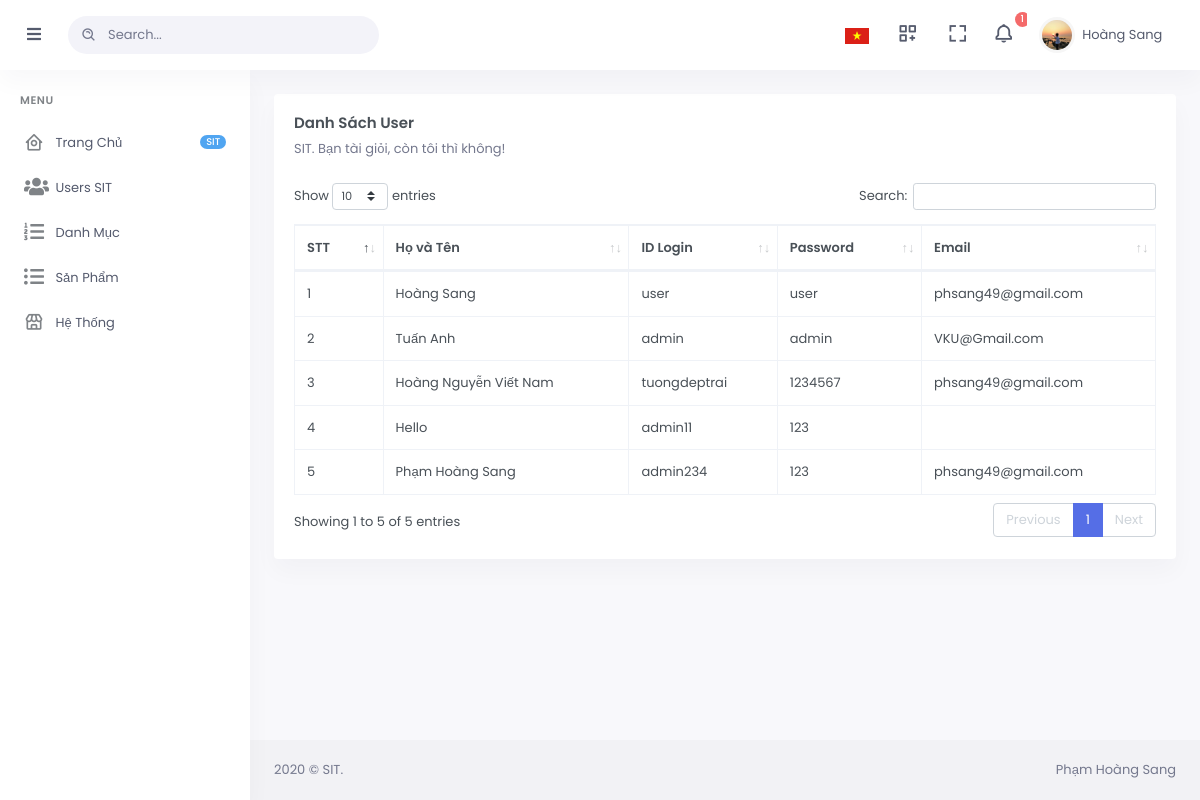
Page /user-dashboard.php (signed in) on the committed database.
### tables this page shows
CREATE TABLE `users` (
  `id` int(11) NOT NULL,
  `username` varchar(45) NOT NULL,
  `password` varchar(45) NOT NULL,
  `email` varchar(45) NOT NULL,
  `date` datetime NOT NULL DEFAULT current_timestamp(),
  `name` varchar(45) DEFAULT NULL,
  `phone` varchar(12) NOT NULL,
  `address` varchar(5000) NOT NULL
);

### user-dashboard.php (the view, shortened to what this page needs)
<?php
include("header-dashboard.php");
?>
    <div id="layout-wrapper">
        <div class="main-content">
            <div class="page-content">
                <div class="container-fluid">
                    <div class="row">
                        <div class="col-12">
                            <div class="card">
                                <div class="card-body">
                                    <h4 class="card-title">Danh Sách User</h4>
                                    <p class="card-title-desc">SIT. Bạn tài giỏi, còn tôi thì không!</p>
                                    <table id="datatable" class="table table-bordered dt-responsive nowrap" style="border-collapse: collapse; border-spacing: 0; width: 100%;">
                                    <thead>
                                        <tr>
                                            <th scope="col">STT</th>
                                            <th scope="col">Họ và Tên</th>
                                            <th scope="col">ID Login</th>
                                            <th scope="col">Password</th>
                                            <th scope="col">Email</th>
                                        </tr>
                                    </thead>
                                    <tbody>
                                    <?php
                                        $sql = "SELECT * FROM users";
                                        $ketqua =mysqli_query($conn, $sql);
                                        $stt= 1;
                                        while ($row = mysqli_fetch_assoc($ketqua)){
                                            echo "<tr>";
                                            echo '<td>'.$stt.'</td>';
                                            echo "<td>".$row['name']."</td>";
                                            echo "<td>".$row['username']."</td>";
                                            echo "<td>".$row['password']."</td>";
                                            echo "<td>".$row['email']."</td>";
                                            echo "</tr>";
                                            $stt++;
                                        }
                                    ?>
                                    </tbody>
                                    </table>
                                </div>
                            </div>
                        </div>
                    </div>
                </div>
            </div>
        </div>
    </div>
<?php
include("footeradmin.php");
?>

### header-dashboard.php (shortened to what this page needs)
<?php
    include("Connect.php");
    $admin = $_SESSION['adminname'];
    $rsname = "SELECT * FROM `admin` WHERE user= '$admin'";
    $resname =mysqli_query($conn, $rsname);
    $profile = mysqli_fetch_assoc($resname);
?>
<!doctype html>
<html lang="en">
<head>
    <link href="assets/libs/datatables.net-bs4/css/dataTables.bootstrap4.min.css" rel="stylesheet" type="text/css">
    <link href="assets/libs/datatables.net-buttons-bs4/css/buttons.bootstrap4.min.css" rel="stylesheet" type="text/css">
    <link href="assets/libs/datatables.net-responsive-bs4/css/responsive.bootstrap4.min.css" rel="stylesheet" type="text/css">
    <link href="assets/css/bootstrap.min.css" id="bootstrap-style" rel="stylesheet" type="text/css">
    <link href="assets/css/icons.min.css" rel="stylesheet" type="text/css">
    <link href="assets/css/app.min.css" id="app-style" rel="stylesheet" type="text/css">
</head>
<body>
    <div id="layout-wrapper">
        <header id="page-topbar">
            <div class="navbar-header">
                <div class="d-flex">
                    <button type="button" class="btn btn-sm px-4 font-size-16 header-item waves-effect" id="vertical-menu-btn">
                        <i class="fa fa-fw fa-bars"></i>
                    </button>
                    <form class="app-search d-none d-lg-block">
                        <div class="position-relative">
                            <input type="text" class="form-control" placeholder="Search...">
                            <span class="bx bx-search-alt"></span>
                        </div>
                    </form>
                </div>
                <div class="d-flex">
                    <div class="dropdown d-inline-block">
                        <button type="button" class="btn header-item waves-effect" data-toggle="dropdown" aria-haspopup="true" aria-expanded="false">
                            <img class="" src="assets/images/flags/vn.png" alt="Header Language" height="16">
                        </button>
                    </div>
                    <div class="dropdown d-none d-lg-inline-block ml-1">
                    <a href="AddSP.html">
                        <button class="btn header-item noti-icon waves-effect">
                            <i class="bx bx-customize"></i>
                        </button></a>
                    </div>
                    <div class="dropdown d-none d-lg-inline-block ml-1">
                        <button type="button" class="btn header-item noti-icon waves-effect" data-toggle="fullscreen">
                            <i class="bx bx-fullscreen"></i>
                        </button>
                    </div>
                    <div class="dropdown d-inline-block">
                        <button type="button" class="btn header-item noti-icon waves-effect" id="page-header-notifications-dropdown" data-toggle="dropdown" aria-haspopup="true" aria-expanded="false">
                            <i class="bx bx-bell bx-tada"></i>
                            <span class="badge badge-danger badge-pill">1</span>
                        </button>
                    </div>
                    <div class="dropdown d-inline-block">
                        <button type="button" class="btn header-item waves-effect" id="page-header-user-dropdown" data-toggle="dropdown" aria-haspopup="true" aria-expanded="false">
                            <img class="rounded-circle header-profile-user" src="assets/images/users/avatar.jpg" alt="Header Avatar">
                            <span class="d-none d-xl-inline-block ml-1"><?php echo $profile['name']; ?></span>
                            <i class="mdi mdi-chevron-down d-none d-xl-inline-block"></i>
                        </button>
                    </div>
                </div>
            </div>
        </header>
        <div class="vertical-menu">
            <div data-simplebar="" class="h-100">
                <div id="sidebar-menu">
                    <ul class="metismenu list-unstyled" id="side-menu">
                        <li class="menu-title">Menu</li>
                        <li>
                            <a href="index-dashboard.html" class="waves-effect">
                                <i class="bx bx-home-circle"></i><span class="badge badge-pill badge-info float-right">SIT</span>
                                <span>Trang Chủ</span>
                            </a>
                        </li>
                        <li>
                            <a href="user-dashboard.html" class=" waves-effect">
                            <i class="fas fa-users"></i>
                                <span>Users SIT</span>
                            </a>
                        </li>
                        <li>
                            <a href="dsdanhmuc.html" class=" waves-effect">
                            <i class="fas fa-list-ol"></i>
                                <span>Danh Mục</span>
                            </a>
                        </li>
                        <li>
                            <a href="dssanpham.html" class=" waves-effect">
                                <i class="fas fa-list-ul"></i>
                                <span>Sản Phẩm</span>
                            </a>
                        </li>
                        <li>
                            <a href="javascript: void(0);" class="has-arrow waves-effect">
                                <i class="bx bx-store"></i>
                                <span>Hệ Thống</span>
                            </a>
                        </li>
                    </ul>
                </div>
            </div>
        </div>
        <footer class="footer">
                <div class="container-fluid">
                    <div class="row">
                        <div class="col-sm-6">
                            <script>document.write(new Date().getFullYear())</script> © SIT.
                        </div>
                        <div class="col-sm-6">
                            <div class="text-sm-right d-none d-sm-block">
                                Phạm Hoàng Sang
                            </div>
                        </div>
                    </div>
                </div>
            </footer>
    </div>

### rows in the picture
users: name "Hoàng Sang", username "user", password "user", email "phsang49@gmail.com"
users: name "Tuấn Anh", username "admin", password "admin", email "VKU@Gmail.com"
users: name "Hoàng Nguyễn Viết Nam", username "tuongdeptrai", password "1234567", email "phsang49@gmail.com"
users: name "Hello", username "admin11", password "123"
users: name "Phạm Hoàng Sang", username "admin234", password "123", email "phsang49@gmail.com"

### other values in the picture
$profile['name'] "Hoàng Sang"
